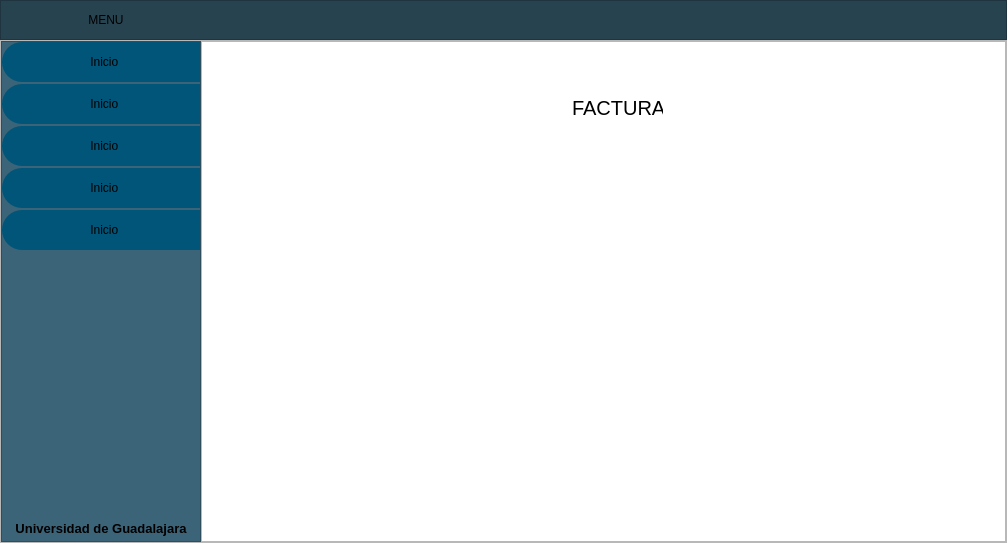
<?xml version="1.0" encoding="UTF-8"?>
<ui version="4.0">
 <class>MainWindow</class>
 <widget class="QMainWindow" name="MainWindow">
  <property name="geometry">
   <rect>
    <x>0</x>
    <y>0</y>
    <width>1007</width>
    <height>543</height>
   </rect>
  </property>
  <property name="windowTitle">
   <string>MainWindow</string>
  </property>
  <widget class="QWidget" name="centralwidget">
   <layout class="QVBoxLayout" name="verticalLayout">
    <property name="spacing">
     <number>0</number>
    </property>
    <property name="leftMargin">
     <number>0</number>
    </property>
    <property name="topMargin">
     <number>0</number>
    </property>
    <property name="rightMargin">
     <number>0</number>
    </property>
    <property name="bottomMargin">
     <number>0</number>
    </property>
    <item>
     <widget class="QFrame" name="frame_superior">
      <property name="minimumSize">
       <size>
        <width>0</width>
        <height>40</height>
       </size>
      </property>
      <property name="maximumSize">
       <size>
        <width>16777215</width>
        <height>40</height>
       </size>
      </property>
      <property name="styleSheet">
       <string notr="true">background-color: rgb(40, 67, 80);</string>
      </property>
      <property name="frameShape">
       <enum>QFrame::StyledPanel</enum>
      </property>
      <property name="frameShadow">
       <enum>QFrame::Raised</enum>
      </property>
      <layout class="QHBoxLayout" name="horizontalLayout_2">
       <property name="spacing">
        <number>2</number>
       </property>
       <property name="leftMargin">
        <number>0</number>
       </property>
       <property name="topMargin">
        <number>0</number>
       </property>
       <property name="rightMargin">
        <number>0</number>
       </property>
       <property name="bottomMargin">
        <number>0</number>
       </property>
       <item>
        <widget class="QPushButton" name="btn_menu">
         <property name="minimumSize">
          <size>
           <width>200</width>
           <height>35</height>
          </size>
         </property>
         <property name="maximumSize">
          <size>
           <width>16777215</width>
           <height>35</height>
          </size>
         </property>
         <property name="styleSheet">
          <string notr="true">QPushButton{
	background-color: rgb(40, 67, 80);
	font: 87 12pt &quot;Arial Black&quot;;
	border-radius:5px;
}
QPushButton:hover{
	
	background-color: rgb(60, 100, 120);
	font: 87 12pt &quot;Arial Black&quot;;

}</string>
         </property>
         <property name="text">
          <string>   MENU</string>
         </property>
         <property name="icon">
          <iconset>
           <normaloff>images/lista.png</normaloff>images/lista.png</iconset>
         </property>
        </widget>
       </item>
       <item>
        <spacer name="horizontalSpacer">
         <property name="orientation">
          <enum>Qt::Horizontal</enum>
         </property>
         <property name="sizeHint" stdset="0">
          <size>
           <width>656</width>
           <height>20</height>
          </size>
         </property>
        </spacer>
       </item>
       <item>
        <widget class="QPushButton" name="btn_minimizar">
         <property name="maximumSize">
          <size>
           <width>16777215</width>
           <height>35</height>
          </size>
         </property>
         <property name="styleSheet">
          <string notr="true">QPushButton{
border-radius:7px;
background-color: rgb(40, 67, 80);
}
QPushButton:hover{
	border:10px solid rgb(50, 83, 100);
	
	background-color: rgb(255, 255, 255);

}</string>
         </property>
         <property name="text">
          <string/>
         </property>
         <property name="icon">
          <iconset>
           <normaloff>images/3686939.png</normaloff>images/3686939.png</iconset>
         </property>
         <property name="iconSize">
          <size>
           <width>30</width>
           <height>30</height>
          </size>
         </property>
        </widget>
       </item>
       <item>
        <widget class="QPushButton" name="btn_restaurar">
         <property name="maximumSize">
          <size>
           <width>16777215</width>
           <height>35</height>
          </size>
         </property>
         <property name="styleSheet">
          <string notr="true">QPushButton{
border-radius:7px;
background-color: rgb(40, 67, 80);
}
QPushButton:hover{
	border:5px solid rgb(50, 83, 100);
	
	background-color: rgb(255, 255, 255);

}</string>
         </property>
         <property name="text">
          <string/>
         </property>
         <property name="icon">
          <iconset>
           <normaloff>images/3287392.png</normaloff>images/3287392.png</iconset>
         </property>
         <property name="iconSize">
          <size>
           <width>30</width>
           <height>30</height>
          </size>
         </property>
        </widget>
       </item>
       <item>
        <widget class="QPushButton" name="btn_maximizar">
         <property name="maximumSize">
          <size>
           <width>16777215</width>
           <height>35</height>
          </size>
         </property>
         <property name="styleSheet">
          <string notr="true">QPushButton{
border-radius:7px;
background-color: rgb(40, 67, 80);
}
QPushButton:hover{
	border:5px solid rgb(50, 83, 100);
	
	background-color: rgb(255, 255, 255);

}</string>
         </property>
         <property name="text">
          <string/>
         </property>
         <property name="icon">
          <iconset>
           <normaloff>images/3287396.png</normaloff>images/3287396.png</iconset>
         </property>
         <property name="iconSize">
          <size>
           <width>30</width>
           <height>30</height>
          </size>
         </property>
        </widget>
       </item>
       <item>
        <widget class="QPushButton" name="btn_cerrar">
         <property name="maximumSize">
          <size>
           <width>16777215</width>
           <height>35</height>
          </size>
         </property>
         <property name="styleSheet">
          <string notr="true">QPushButton{
border-radius:7px;
background-color: rgb(40, 67, 80);
}
QPushButton:hover{
	border:10px solid rgb(50, 83, 100);
	
	background-color: rgb(255, 255, 255);

}</string>
         </property>
         <property name="text">
          <string/>
         </property>
         <property name="icon">
          <iconset>
           <normaloff>images/51517.png</normaloff>images/51517.png</iconset>
         </property>
         <property name="iconSize">
          <size>
           <width>30</width>
           <height>30</height>
          </size>
         </property>
        </widget>
       </item>
      </layout>
     </widget>
    </item>
    <item>
     <widget class="QFrame" name="frame_inferior">
      <property name="frameShape">
       <enum>QFrame::StyledPanel</enum>
      </property>
      <property name="frameShadow">
       <enum>QFrame::Raised</enum>
      </property>
      <layout class="QHBoxLayout" name="horizontalLayout">
       <property name="spacing">
        <number>0</number>
       </property>
       <property name="leftMargin">
        <number>0</number>
       </property>
       <property name="topMargin">
        <number>0</number>
       </property>
       <property name="rightMargin">
        <number>0</number>
       </property>
       <property name="bottomMargin">
        <number>0</number>
       </property>
       <item>
        <widget class="QFrame" name="frame_menu">
         <property name="minimumSize">
          <size>
           <width>200</width>
           <height>0</height>
          </size>
         </property>
         <property name="maximumSize">
          <size>
           <width>0</width>
           <height>16777215</height>
          </size>
         </property>
         <property name="styleSheet">
          <string notr="true">QFrame{
background-color: rgb(60, 100, 120);
}
QPushButton{
background-color: rgb(0, 85, 120);
border-top-left-radius:20px;
border-bottom-left-radius:20px;
font: 75 12pt &quot;Arial Narrow&quot;;

}
QPushButton:hover{
background-color: rgb(40, 67, 80);
border-top-left-radius:20px;
border-bottom-left-radius:20px;
font: 75 12pt &quot;Arial Narrow&quot;;
}</string>
         </property>
         <property name="frameShape">
          <enum>QFrame::StyledPanel</enum>
         </property>
         <property name="frameShadow">
          <enum>QFrame::Raised</enum>
         </property>
         <layout class="QVBoxLayout" name="verticalLayout_3">
          <property name="spacing">
           <number>2</number>
          </property>
          <property name="leftMargin">
           <number>0</number>
          </property>
          <property name="topMargin">
           <number>0</number>
          </property>
          <property name="rightMargin">
           <number>0</number>
          </property>
          <property name="bottomMargin">
           <number>5</number>
          </property>
          <item>
           <widget class="QPushButton" name="pushButton_5">
            <property name="minimumSize">
             <size>
              <width>0</width>
              <height>40</height>
             </size>
            </property>
            <property name="maximumSize">
             <size>
              <width>16777215</width>
              <height>40</height>
             </size>
            </property>
            <property name="text">
             <string>  Inicio</string>
            </property>
            <property name="icon">
             <iconset>
              <normaloff>images/10231038.png</normaloff>images/10231038.png</iconset>
            </property>
            <property name="iconSize">
             <size>
              <width>30</width>
              <height>30</height>
             </size>
            </property>
           </widget>
          </item>
          <item>
           <widget class="QPushButton" name="pushButton_6">
            <property name="minimumSize">
             <size>
              <width>0</width>
              <height>40</height>
             </size>
            </property>
            <property name="maximumSize">
             <size>
              <width>16777215</width>
              <height>40</height>
             </size>
            </property>
            <property name="text">
             <string>  Inicio</string>
            </property>
            <property name="icon">
             <iconset>
              <normaloff>images/carro-familiar.png</normaloff>images/carro-familiar.png</iconset>
            </property>
            <property name="iconSize">
             <size>
              <width>30</width>
              <height>30</height>
             </size>
            </property>
           </widget>
          </item>
          <item>
           <widget class="QPushButton" name="pushButton_7">
            <property name="minimumSize">
             <size>
              <width>0</width>
              <height>40</height>
             </size>
            </property>
            <property name="maximumSize">
             <size>
              <width>16777215</width>
              <height>40</height>
             </size>
            </property>
            <property name="text">
             <string>  Inicio</string>
            </property>
            <property name="icon">
             <iconset>
              <normaloff>images/conductor (1).png</normaloff>images/conductor (1).png</iconset>
            </property>
            <property name="iconSize">
             <size>
              <width>30</width>
              <height>30</height>
             </size>
            </property>
           </widget>
          </item>
          <item>
           <widget class="QPushButton" name="pushButton_9">
            <property name="minimumSize">
             <size>
              <width>0</width>
              <height>40</height>
             </size>
            </property>
            <property name="maximumSize">
             <size>
              <width>16777215</width>
              <height>40</height>
             </size>
            </property>
            <property name="text">
             <string>  Inicio</string>
            </property>
            <property name="icon">
             <iconset>
              <normaloff>images/3024078.png</normaloff>images/3024078.png</iconset>
            </property>
            <property name="iconSize">
             <size>
              <width>30</width>
              <height>30</height>
             </size>
            </property>
           </widget>
          </item>
          <item>
           <widget class="QPushButton" name="pushButton_8">
            <property name="minimumSize">
             <size>
              <width>0</width>
              <height>40</height>
             </size>
            </property>
            <property name="maximumSize">
             <size>
              <width>16777215</width>
              <height>40</height>
             </size>
            </property>
            <property name="text">
             <string>  Inicio</string>
            </property>
            <property name="icon">
             <iconset>
              <normaloff>images/679769 (1).png</normaloff>images/679769 (1).png</iconset>
            </property>
            <property name="iconSize">
             <size>
              <width>30</width>
              <height>30</height>
             </size>
            </property>
           </widget>
          </item>
          <item>
           <spacer name="verticalSpacer">
            <property name="orientation">
             <enum>Qt::Vertical</enum>
            </property>
            <property name="sizeHint" stdset="0">
             <size>
              <width>20</width>
              <height>263</height>
             </size>
            </property>
           </spacer>
          </item>
          <item>
           <widget class="QLabel" name="label">
            <property name="font">
             <font>
              <pointsize>10</pointsize>
              <weight>75</weight>
              <italic>false</italic>
              <bold>true</bold>
             </font>
            </property>
            <property name="text">
             <string>Universidad de Guadalajara</string>
            </property>
            <property name="alignment">
             <set>Qt::AlignCenter</set>
            </property>
           </widget>
          </item>
         </layout>
        </widget>
       </item>
       <item>
        <widget class="QFrame" name="frame_contenedor">
         <property name="frameShape">
          <enum>QFrame::StyledPanel</enum>
         </property>
         <property name="frameShadow">
          <enum>QFrame::Raised</enum>
         </property>
         <layout class="QVBoxLayout" name="verticalLayout_2">
          <property name="spacing">
           <number>0</number>
          </property>
          <property name="leftMargin">
           <number>0</number>
          </property>
          <property name="topMargin">
           <number>0</number>
          </property>
          <property name="rightMargin">
           <number>0</number>
          </property>
          <property name="bottomMargin">
           <number>0</number>
          </property>
          <item>
           <widget class="QStackedWidget" name="stackedWidget">
            <property name="styleSheet">
             <string notr="true">background-color: rgb(255, 255, 255);</string>
            </property>
            <property name="currentIndex">
             <number>4</number>
            </property>
            <widget class="QWidget" name="pg_inicio">
             <widget class="QLabel" name="label_2">
              <property name="geometry">
               <rect>
                <x>390</x>
                <y>30</y>
                <width>61</width>
                <height>31</height>
               </rect>
              </property>
              <property name="font">
               <font>
                <pointsize>15</pointsize>
               </font>
              </property>
              <property name="text">
               <string>INICIO</string>
              </property>
             </widget>
            </widget>
            <widget class="QWidget" name="pg_viaje">
             <widget class="QLabel" name="label_3">
              <property name="geometry">
               <rect>
                <x>390</x>
                <y>90</y>
                <width>71</width>
                <height>31</height>
               </rect>
              </property>
              <property name="font">
               <font>
                <pointsize>15</pointsize>
               </font>
              </property>
              <property name="text">
               <string>VIAJE</string>
              </property>
             </widget>
            </widget>
            <widget class="QWidget" name="pg_conductor">
             <widget class="QLabel" name="label_4">
              <property name="geometry">
               <rect>
                <x>390</x>
                <y>40</y>
                <width>131</width>
                <height>31</height>
               </rect>
              </property>
              <property name="font">
               <font>
                <pointsize>15</pointsize>
               </font>
              </property>
              <property name="text">
               <string>CONDUCTOR</string>
              </property>
             </widget>
            </widget>
            <widget class="QWidget" name="pg_historico">
             <widget class="QLabel" name="label_5">
              <property name="geometry">
               <rect>
                <x>400</x>
                <y>60</y>
                <width>101</width>
                <height>31</height>
               </rect>
              </property>
              <property name="font">
               <font>
                <pointsize>15</pointsize>
               </font>
              </property>
              <property name="text">
               <string>HISTORICO</string>
              </property>
             </widget>
            </widget>
            <widget class="QWidget" name="pg_factura">
             <widget class="QLabel" name="label_6">
              <property name="geometry">
               <rect>
                <x>370</x>
                <y>50</y>
                <width>91</width>
                <height>31</height>
               </rect>
              </property>
              <property name="font">
               <font>
                <pointsize>15</pointsize>
               </font>
              </property>
              <property name="text">
               <string>FACTURA</string>
              </property>
             </widget>
            </widget>
           </widget>
          </item>
         </layout>
        </widget>
       </item>
      </layout>
     </widget>
    </item>
   </layout>
  </widget>
 </widget>
 <resources/>
 <connections/>
</ui>
